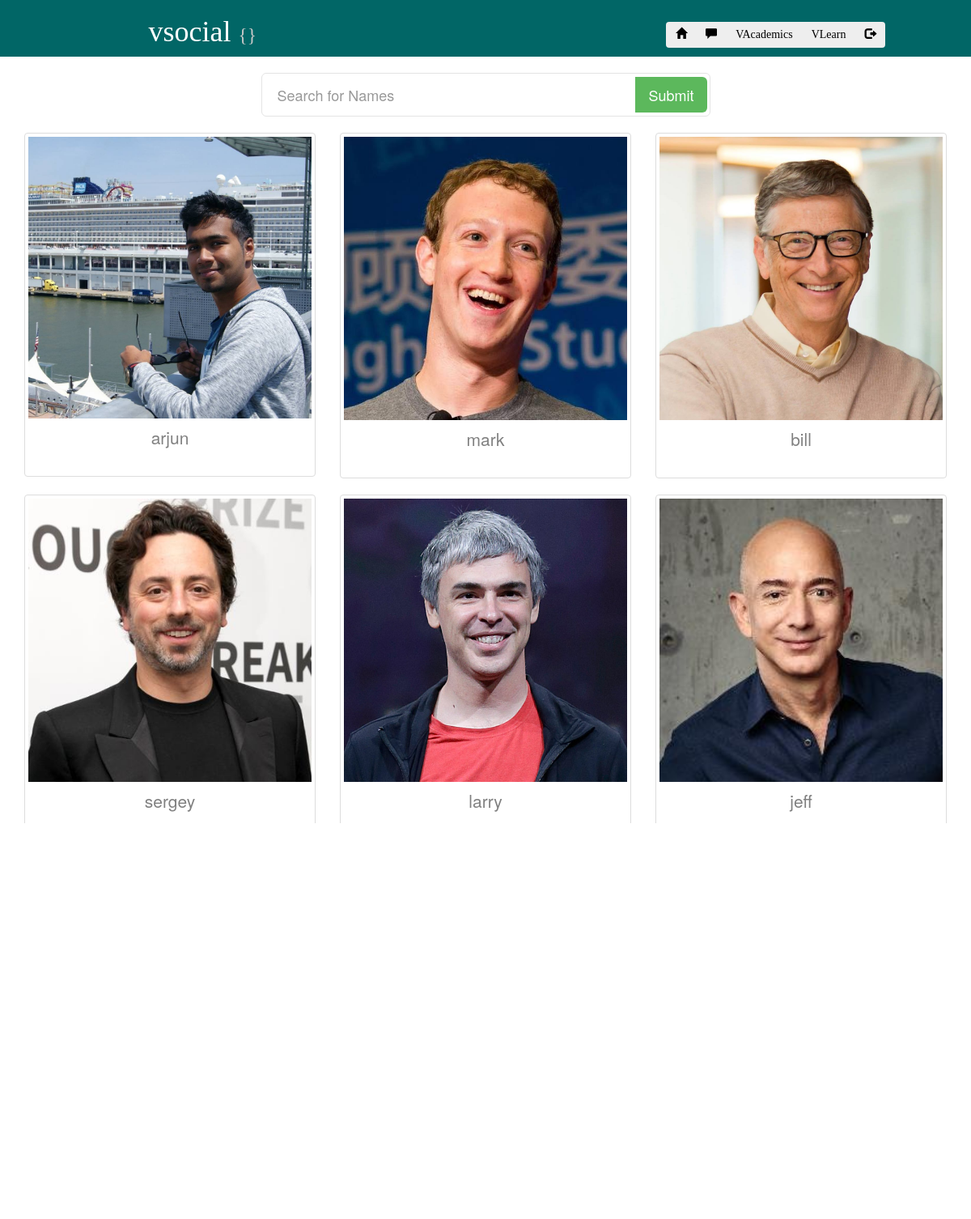
The app's page /search/index.php with its own data.
### tables this page shows
CREATE TABLE `usera` (
  `userid` bigint(10) NOT NULL,
  `username` varchar(30) NOT NULL,
  `password` varchar(30) NOT NULL
);

CREATE TABLE `profilepic` (
  `id` bigint(10) NOT NULL,
  `userid` bigint(10) NOT NULL,
  `link` varchar(255) NOT NULL,
  `time` timestamp NOT NULL DEFAULT CURRENT_TIMESTAMP,
  `timestamp` bigint(200) NOT NULL
);

CREATE TABLE `primaryinfo` (
  `userid` bigint(10) NOT NULL,
  `name` varchar(30) NOT NULL,
  `email` varchar(30) NOT NULL,
  `gender` varchar(1) NOT NULL,
  `age` varchar(3) NOT NULL,
  `phonenumber` varchar(15) NOT NULL,
  `address` varchar(65000) NOT NULL
);

### search/index.php (the view, shortened to what this page needs)
<?php
include '../connection.php';
$username=$_SESSION['username'];
$sql="SELECT userid FROM usera WHERE username='$username'";
$result = mysqli_query($conn,$sql) or die("Error: ".mysqli_error($conn));
$row = mysqli_fetch_array($result);
$id=$row[0];
$sql2="SELECT name FROM primaryinfo WHERE userid='$id'";
$result2 = mysqli_query($conn,$sql2) or die("Error: ".mysqli_error($conn));
$row2 = mysqli_fetch_array($result2);
$name=$row2[0];
?>
<!doctype html>
<html lang="en">
<head>
<link rel="stylesheet" href="https://maxcdn.bootstrapcdn.com/bootstrap/3.3.7/css/bootstrap.min.css">
</head>
<body>
<div class="container-responsive">
<div class="row bstop top">
<div class="col-xs-12 col-md-5">
<h1 class="text-center d-inline">&nbsp;&nbsp;vsocial <small class="top_name">{<?php echo $name;?>}</small></h1>
</div>
<div class="col-xs-12 col-md-5 text-center">
<h1><div class="btn-group btn-group-md " role="group" aria-label="...">
  <a href="../home" class="btn btn-primary button_white"><span class="glyphicon glyphicon-home"></span></a>
  <a href="../messenger" class="btn btn-primary button_white"><span class="glyphicon glyphicon-comment"></span></a>
  <a href="../test/homes.php" class="btn btn-primary button_white">VAcademics </a>
  <a href="../test/learn.php" class="btn btn-primary button_white">VLearn </a>
  <a href="../logout.php" class="btn button_white btn-danger"><span class="glyphicon glyphicon-log-out"></span></a>
</div></h1>
</div>
</div>
</div>
<br>
<form id="search" formaction="" method="post">
<div class="container">
	<div class="row">
	<div class="col-md-3"></div>
        <div class="col-md-6">
            <div id="custom-search-input">
                <div class="input-group col-md-12">
                    <input type="text" name="name2" id="name2" class="form-control input-lg" placeholder="Search for Names"/>
                    <span class="input-group-btn">
			<input type="submit" class="btn btn-success btn-lg" name="submit">
                    </span>
                </div>
            </div>
        </div>
		<div class="col-md-3"></div>
	</div>
</div>
</form>
<br>
<table class="main" width="100%">
<tr>
<td>
<div class="container">
<div class="row">
<div class="container">
  <div class="row text-left">
<?php
$s1="SELECT * FROM usera";
$s2=mysqli_query($conn,$s1) or die(mysqli_error($conn));
while ($row4 = mysqli_fetch_array($s2))
{
$otheruserid=$row4['userid'];
$s3="SELECT name FROM primaryinfo WHERE userid='$otheruserid'";
$s4=mysqli_query($conn,$s3) or die(mysqli_error($conn));
$row5=mysqli_fetch_array($s4) or die(mysqli_error($conn));
$otherusername=$row5['name'];
$qs6="SELECT link FROM profilepic WHERE userid='$otheruserid' ORDER BY id DESC LIMIT 1";
$qs7=mysqli_query($conn,$qs6) or die(mysqli_error($conn));
$qrow8=mysqli_fetch_array($qs7) or die(mysqli_error($conn));
$qotheruserpplink=$qrow8['link'];
?>
	<div class="col-md-4 col-xs-6 text-left">
      <div class="thumbnail">
        <a href="../user/index.php?target=<?php echo $otheruserid;?>" target="_blank">
          <img src="<?php echo "../home/".$qotheruserpplink; ?>" alt="Lights" style="width:100%" class="img-responsive">
          <div class="caption text-center">
            <p class="lead" style="color:grey"><?php echo $otherusername; ?></p>
          </div>
        </a>
      </div>
    </div>
<?php } ?>
</div>
</div>
</body>
</html>

### search/index.php (style rules this page uses)
body { padding:0px; margin:0px; }
.bstop { background:#EFEFEF; }
#custom-search-input { padding: 3px; border: solid 1px #E4E4E4; border-radius: 6px; background-color: #fff; }
#custom-search-input input { border: 0; box-shadow: none; }
.top { font-family: 'Comfortaa', cursive; background: rgb(1,102,102); color:white; }
.top_name { color:rgb(200,200,200); }
.button_white { color:black; background: #eee; border:#eee; }

### records on screen
usera: profilepic.link (picture), primaryinfo.name "arjun"
usera: profilepic.link (picture), primaryinfo.name "mark"
usera: profilepic.link (picture), primaryinfo.name "bill"
usera: profilepic.link (picture), primaryinfo.name "sergey"
usera: profilepic.link (picture), primaryinfo.name "larry"
usera: profilepic.link (picture), primaryinfo.name "jeff"
usera: profilepic.link (picture)
usera: profilepic.link (picture)
